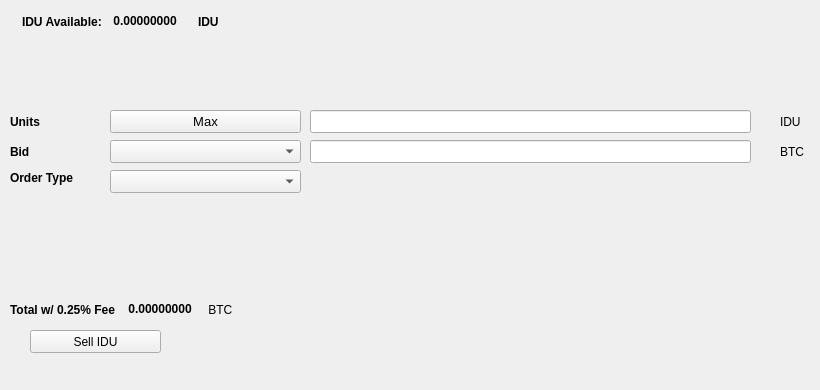
   <widget class="QWidget" name="SellTab">
    <attribute name="title">
     <string>Sell</string>
    </attribute>
    <widget class="QLabel" name="label_16">
     <property name="geometry">
      <rect>
       <x>780</x>
       <y>140</y>
       <width>31</width>
       <height>23</height>
      </rect>
     </property>
     <property name="text">
      <string>BTC</string>
     </property>
    </widget>
    <widget class="QComboBox" name="SellBidcomboBox">
     <property name="geometry">
      <rect>
       <x>110</x>
       <y>140</y>
       <width>191</width>
       <height>23</height>
      </rect>
     </property>
     <property name="font">
      <font>
       <pointsize>10</pointsize>
      </font>
     </property>
    </widget>
    <widget class="QLabel" name="label_18">
     <property name="geometry">
      <rect>
       <x>10</x>
       <y>110</y>
       <width>46</width>
       <height>23</height>
      </rect>
     </property>
     <property name="font">
      <font>
       <weight>75</weight>
       <bold>true</bold>
      </font>
     </property>
     <property name="text">
      <string>Units</string>
     </property>
    </widget>
    <widget class="QPushButton" name="Sell_Max_Amount">
     <property name="geometry">
      <rect>
       <x>110</x>
       <y>110</y>
       <width>191</width>
       <height>23</height>
      </rect>
     </property>
     <property name="font">
      <font>
       <pointsize>10</pointsize>
      </font>
     </property>
     <property name="text">
      <string>Max</string>
     </property>
    </widget>
    <widget class="QLabel" name="label_20">
     <property name="geometry">
      <rect>
       <x>10</x>
       <y>170</y>
       <width>91</width>
       <height>16</height>
      </rect>
     </property>
     <property name="font">
      <font>
       <weight>75</weight>
       <bold>true</bold>
      </font>
     </property>
     <property name="text">
      <string>Order Type</string>
     </property>
    </widget>
    <widget class="QComboBox" name="SellOrdertypeCombo">
     <property name="geometry">
      <rect>
       <x>110</x>
       <y>170</y>
       <width>191</width>
       <height>23</height>
      </rect>
     </property>
     <property name="font">
      <font>
       <pointsize>10</pointsize>
      </font>
     </property>
    </widget>
    <widget class="QLabel" name="label_21">
     <property name="geometry">
      <rect>
       <x>10</x>
       <y>140</y>
       <width>46</width>
       <height>23</height>
      </rect>
     </property>
     <property name="font">
      <font>
       <weight>75</weight>
       <bold>true</bold>
      </font>
     </property>
     <property name="text">
      <string>Bid</string>
     </property>
    </widget>
    <widget class="QLabel" name="label_22">
     <property name="geometry">
      <rect>
       <x>780</x>
       <y>110</y>
       <width>31</width>
       <height>23</height>
      </rect>
     </property>
     <property name="text">
      <string>IDU</string>
     </property>
    </widget>
    <widget class="QLineEdit" name="UnitsInputPIV">
     <property name="geometry">
      <rect>
       <x>310</x>
       <y>110</y>
       <width>441</width>
       <height>23</height>
      </rect>
     </property>
     <property name="font">
      <font>
       <pointsize>9</pointsize>
       <weight>75</weight>
       <bold>true</bold>
      </font>
     </property>
    </widget>
    <widget class="QLineEdit" name="SellBidPriceEdit">
     <property name="geometry">
      <rect>
       <x>310</x>
       <y>140</y>
       <width>441</width>
       <height>23</height>
      </rect>
     </property>
     <property name="font">
      <font>
       <pointsize>9</pointsize>
       <weight>75</weight>
       <bold>true</bold>
      </font>
     </property>
    </widget>
    <widget class="QPushButton" name="SellPIVBTN">
     <property name="geometry">
      <rect>
       <x>30</x>
       <y>330</y>
       <width>131</width>
       <height>23</height>
      </rect>
     </property>
     <property name="text">
      <string>Sell IDU</string>
     </property>
     <property name="icon">
      <iconset resource="../indium">
       <normaloff>:/icons/bitcoin</normaloff>:/icons/bitcoin</iconset>
     </property>
    </widget>
    <widget class="QWidget" name="layoutWidget3">
     <property name="geometry">
      <rect>
       <x>22</x>
       <y>12</y>
       <width>258</width>
       <height>19</height>
      </rect>
     </property>
     <layout class="QHBoxLayout" name="horizontalLayout">
      <item>
       <widget class="QLabel" name="label232_2">
        <property name="font">
         <font>
          <weight>75</weight>
          <bold>true</bold>
         </font>
        </property>
        <property name="text">
         <string>IDU Available:</string>
        </property>
       </widget>
      </item>
      <item>
       <widget class="QLabel" name="PIVAvailableLabel">
        <property name="palette">
         <palette>
          <active>
           <colorrole role="WindowText">
            <brush brushstyle="SolidPattern">
             <color alpha="255">
              <red>0</red>
              <green>0</green>
              <blue>0</blue>
             </color>
            </brush>
           </colorrole>
           <colorrole role="Button">
            <brush brushstyle="SolidPattern">
             <color alpha="255">
              <red>0</red>
              <green>170</green>
              <blue>0</blue>
             </color>
            </brush>
           </colorrole>
           <colorrole role="Light">
            <brush brushstyle="SolidPattern">
             <color alpha="255">
              <red>0</red>
              <green>255</green>
              <blue>0</blue>
             </color>
            </brush>
           </colorrole>
           <colorrole role="Midlight">
            <brush brushstyle="SolidPattern">
             <color alpha="255">
              <red>0</red>
              <green>212</green>
              <blue>0</blue>
             </color>
            </brush>
           </colorrole>
           <colorrole role="Dark">
            <brush brushstyle="SolidPattern">
             <color alpha="255">
              <red>0</red>
              <green>85</green>
              <blue>0</blue>
             </color>
            </brush>
           </colorrole>
           <colorrole role="Mid">
            <brush brushstyle="SolidPattern">
             <color alpha="255">
              <red>0</red>
              <green>113</green>
              <blue>0</blue>
             </color>
            </brush>
           </colorrole>
           <colorrole role="Text">
            <brush brushstyle="SolidPattern">
             <color alpha="255">
              <red>0</red>
              <green>170</green>
              <blue>0</blue>
             </color>
            </brush>
           </colorrole>
           <colorrole role="BrightText">
            <brush brushstyle="SolidPattern">
             <color alpha="255">
              <red>255</red>
              <green>255</green>
              <blue>255</blue>
             </color>
            </brush>
           </colorrole>
           <colorrole role="ButtonText">
            <brush brushstyle="SolidPattern">
             <color alpha="255">
              <red>0</red>
              <green>0</green>
              <blue>0</blue>
             </color>
            </brush>
           </colorrole>
           <colorrole role="Base">
            <brush brushstyle="SolidPattern">
             <color alpha="255">
              <red>255</red>
              <green>255</green>
              <blue>255</blue>
             </color>
            </brush>
           </colorrole>
           <colorrole role="Window">
            <brush brushstyle="SolidPattern">
             <color alpha="255">
              <red>0</red>
              <green>170</green>
              <blue>0</blue>
             </color>
            </brush>
           </colorrole>
           <colorrole role="Shadow">
            <brush brushstyle="SolidPattern">
             <color alpha="255">
              <red>0</red>
              <green>0</green>
              <blue>0</blue>
             </color>
            </brush>
           </colorrole>
           <colorrole role="AlternateBase">
            <brush brushstyle="SolidPattern">
             <color alpha="255">
              <red>127</red>
              <green>212</green>
              <blue>127</blue>
             </color>
            </brush>
           </colorrole>
           <colorrole role="ToolTipBase">
            <brush brushstyle="SolidPattern">
             <color alpha="255">
              <red>255</red>
              <green>255</green>
              <blue>220</blue>
             </color>
            </brush>
           </colorrole>
           <colorrole role="ToolTipText">
            <brush brushstyle="SolidPattern">
             <color alpha="255">
              <red>0</red>
              <green>0</green>
              <blue>0</blue>
             </color>
            </brush>
           </colorrole>
          </active>
          <inactive>
           <colorrole role="WindowText">
            <brush brushstyle="SolidPattern">
             <color alpha="255">
              <red>0</red>
              <green>0</green>
              <blue>0</blue>
             </color>
            </brush>
           </colorrole>
           <colorrole role="Button">
            <brush brushstyle="SolidPattern">
             <color alpha="255">
              <red>0</red>
              <green>170</green>
              <blue>0</blue>
             </color>
            </brush>
           </colorrole>
           <colorrole role="Light">
            <brush brushstyle="SolidPattern">
             <color alpha="255">
              <red>0</red>
              <green>255</green>
              <blue>0</blue>
             </color>
            </brush>
           </colorrole>
           <colorrole role="Midlight">
            <brush brushstyle="SolidPattern">
             <color alpha="255">
              <red>0</red>
              <green>212</green>
              <blue>0</blue>
             </color>
            </brush>
           </colorrole>
           <colorrole role="Dark">
            <brush brushstyle="SolidPattern">
             <color alpha="255">
              <red>0</red>
              <green>85</green>
              <blue>0</blue>
             </color>
            </brush>
           </colorrole>
           <colorrole role="Mid">
            <brush brushstyle="SolidPattern">
             <color alpha="255">
              <red>0</red>
              <green>113</green>
              <blue>0</blue>
             </color>
            </brush>
           </colorrole>
           <colorrole role="Text">
            <brush brushstyle="SolidPattern">
             <color alpha="255">
              <red>0</red>
              <green>170</green>
              <blue>0</blue>
             </color>
            </brush>
           </colorrole>
           <colorrole role="BrightText">
            <brush brushstyle="SolidPattern">
             <color alpha="255">
              <red>255</red>
              <green>255</green>
              <blue>255</blue>
             </color>
            </brush>
           </colorrole>
           <colorrole role="ButtonText">
            <brush brushstyle="SolidPattern">
             <color alpha="255">
              <red>0</red>
              <green>0</green>
              <blue>0</blue>
             </color>
            </brush>
           </colorrole>
           <colorrole role="Base">
            <brush brushstyle="SolidPattern">
             <color alpha="255">
              <red>255</red>
              <green>255</green>
              <blue>255</blue>
             </color>
            </brush>
           </colorrole>
           <colorrole role="Window">
            <brush brushstyle="SolidPattern">
             <color alpha="255">
              <red>0</red>
              <green>170</green>
              <blue>0</blue>
             </color>
            </brush>
           </colorrole>
           <colorrole role="Shadow">
            <brush brushstyle="SolidPattern">
             <color alpha="255">
              <red>0</red>
              <green>0</green>
              <blue>0</blue>
             </color>
            </brush>
           </colorrole>
           <colorrole role="AlternateBase">
            <brush brushstyle="SolidPattern">
             <color alpha="255">
              <red>127</red>
              <green>212</green>
              <blue>127</blue>
             </color>
            </brush>
           </colorrole>
           <colorrole role="ToolTipBase">
            <brush brushstyle="SolidPattern">
             <color alpha="255">
              <red>255</red>
              <green>255</green>
              <blue>220</blue>
             </color>
            </brush>
           </colorrole>
           <colorrole role="ToolTipText">
            <brush brushstyle="SolidPattern">
             <color alpha="255">
              <red>0</red>
              <green>0</green>
              <blue>0</blue>
             </color>
            </brush>
           </colorrole>
          </inactive>
          <disabled>
           <colorrole role="WindowText">
            <brush brushstyle="SolidPattern">
             <color alpha="255">
              <red>0</red>
              <green>85</green>
              <blue>0</blue>
             </color>
            </brush>
           </colorrole>
           <colorrole role="Button">
            <brush brushstyle="SolidPattern">
             <color alpha="255">
              <red>0</red>
              <green>170</green>
              <blue>0</blue>
             </color>
            </brush>
           </colorrole>
           <colorrole role="Light">
            <brush brushstyle="SolidPattern">
             <color alpha="255">
              <red>0</red>
              <green>255</green>
              <blue>0</blue>
             </color>
            </brush>
           </colorrole>
           <colorrole role="Midlight">
            <brush brushstyle="SolidPattern">
             <color alpha="255">
              <red>0</red>
              <green>212</green>
              <blue>0</blue>
             </color>
            </brush>
           </colorrole>
           <colorrole role="Dark">
            <brush brushstyle="SolidPattern">
             <color alpha="255">
              <red>0</red>
              <green>85</green>
              <blue>0</blue>
             </color>
            </brush>
           </colorrole>
           <colorrole role="Mid">
            <brush brushstyle="SolidPattern">
             <color alpha="255">
              <red>0</red>
              <green>113</green>
              <blue>0</blue>
             </color>
            </brush>
           </colorrole>
           <colorrole role="Text">
            <brush brushstyle="SolidPattern">
             <color alpha="255">
              <red>0</red>
              <green>85</green>
              <blue>0</blue>
             </color>
            </brush>
           </colorrole>
           <colorrole role="BrightText">
            <brush brushstyle="SolidPattern">
             <color alpha="255">
              <red>255</red>
              <green>255</green>
              <blue>255</blue>
             </color>
            </brush>
           </colorrole>
           <colorrole role="ButtonText">
            <brush brushstyle="SolidPattern">
             <color alpha="255">
              <red>0</red>
              <green>85</green>
              <blue>0</blue>
             </color>
            </brush>
           </colorrole>
           <colorrole role="Base">
            <brush brushstyle="SolidPattern">
             <color alpha="255">
              <red>0</red>
              <green>170</green>
              <blue>0</blue>
             </color>
            </brush>
           </colorrole>
           <colorrole role="Window">
            <brush brushstyle="SolidPattern">
             <color alpha="255">
              <red>0</red>
              <green>170</green>
              <blue>0</blue>
             </color>
            </brush>
           </colorrole>
           <colorrole role="Shadow">
            <brush brushstyle="SolidPattern">
             <color alpha="255">
              <red>0</red>
              <green>0</green>
              <blue>0</blue>
             </color>
            </brush>
           </colorrole>
           <colorrole role="AlternateBase">
            <brush brushstyle="SolidPattern">
             <color alpha="255">
              <red>0</red>
              <green>170</green>
              <blue>0</blue>
             </color>
            </brush>
           </colorrole>
           <colorrole role="ToolTipBase">
            <brush brushstyle="SolidPattern">
             <color alpha="255">
              <red>255</red>
              <green>255</green>
              <blue>220</blue>
             </color>
            </brush>
           </colorrole>
           <colorrole role="ToolTipText">
            <brush brushstyle="SolidPattern">
             <color alpha="255">
              <red>0</red>
              <green>0</green>
              <blue>0</blue>
             </color>
            </brush>
           </colorrole>
          </disabled>
         </palette>
        </property>
        <property name="font">
         <font>
          <weight>75</weight>
          <bold>true</bold>
         </font>
        </property>
        <property name="text">
         <string> 0.00000000 </string>
        </property>
        <property name="textInteractionFlags">
         <set>Qt::LinksAccessibleByMouse|Qt::TextSelectableByKeyboard|Qt::TextSelectableByMouse</set>
        </property>
       </widget>
      </item>
      <item>
       <widget class="QLabel" name="labelPIV">
        <property name="font">
         <font>
          <weight>75</weight>
          <bold>true</bold>
         </font>
        </property>
        <property name="text">
         <string>IDU</string>
        </property>
       </widget>
      </item>
     </layout>
    </widget>
    <widget class="QWidget" name="layoutWidget">
     <property name="geometry">
      <rect>
       <x>10</x>
       <y>300</y>
       <width>268</width>
       <height>19</height>
      </rect>
     </property>
     <layout class="QHBoxLayout" name="horizontalLayout_2">
      <item>
       <widget class="QLabel" name="label_19">
        <property name="font">
         <font>
          <weight>75</weight>
          <bold>true</bold>
         </font>
        </property>
        <property name="text">
         <string>Total w/ 0.25% Fee </string>
        </property>
       </widget>
      </item>
      <item>
       <widget class="QLabel" name="SellCostLabel">
        <property name="palette">
         <palette>
          <active>
           <colorrole role="WindowText">
            <brush brushstyle="SolidPattern">
             <color alpha="255">
              <red>0</red>
              <green>0</green>
              <blue>0</blue>
             </color>
            </brush>
           </colorrole>
           <colorrole role="Button">
            <brush brushstyle="SolidPattern">
             <color alpha="255">
              <red>0</red>
              <green>170</green>
              <blue>0</blue>
             </color>
            </brush>
           </colorrole>
           <colorrole role="Light">
            <brush brushstyle="SolidPattern">
             <color alpha="255">
              <red>0</red>
              <green>255</green>
              <blue>0</blue>
             </color>
            </brush>
           </colorrole>
           <colorrole role="Midlight">
            <brush brushstyle="SolidPattern">
             <color alpha="255">
              <red>0</red>
              <green>212</green>
              <blue>0</blue>
             </color>
            </brush>
           </colorrole>
           <colorrole role="Dark">
            <brush brushstyle="SolidPattern">
             <color alpha="255">
              <red>0</red>
              <green>85</green>
              <blue>0</blue>
             </color>
            </brush>
           </colorrole>
           <colorrole role="Mid">
            <brush brushstyle="SolidPattern">
             <color alpha="255">
              <red>0</red>
              <green>113</green>
              <blue>0</blue>
             </color>
            </brush>
           </colorrole>
           <colorrole role="Text">
            <brush brushstyle="SolidPattern">
             <color alpha="255">
              <red>0</red>
              <green>170</green>
              <blue>0</blue>
             </color>
            </brush>
           </colorrole>
           <colorrole role="BrightText">
            <brush brushstyle="SolidPattern">
             <color alpha="255">
              <red>255</red>
              <green>255</green>
              <blue>255</blue>
             </color>
            </brush>
           </colorrole>
           <colorrole role="ButtonText">
            <brush brushstyle="SolidPattern">
             <color alpha="255">
              <red>0</red>
              <green>0</green>
              <blue>0</blue>
             </color>
            </brush>
           </colorrole>
           <colorrole role="Base">
            <brush brushstyle="SolidPattern">
             <color alpha="255">
              <red>255</red>
              <green>255</green>
              <blue>255</blue>
             </color>
            </brush>
           </colorrole>
           <colorrole role="Window">
            <brush brushstyle="SolidPattern">
             <color alpha="255">
              <red>0</red>
              <green>170</green>
              <blue>0</blue>
             </color>
            </brush>
           </colorrole>
           <colorrole role="Shadow">
            <brush brushstyle="SolidPattern">
             <color alpha="255">
              <red>0</red>
              <green>0</green>
              <blue>0</blue>
             </color>
            </brush>
           </colorrole>
           <colorrole role="AlternateBase">
            <brush brushstyle="SolidPattern">
             <color alpha="255">
              <red>127</red>
              <green>212</green>
              <blue>127</blue>
             </color>
            </brush>
           </colorrole>
           <colorrole role="ToolTipBase">
            <brush brushstyle="SolidPattern">
             <color alpha="255">
              <red>255</red>
              <green>255</green>
              <blue>220</blue>
             </color>
            </brush>
           </colorrole>
           <colorrole role="ToolTipText">
            <brush brushstyle="SolidPattern">
             <color alpha="255">
              <red>0</red>
              <green>0</green>
              <blue>0</blue>
             </color>
            </brush>
           </colorrole>
          </active>
          <inactive>
           <colorrole role="WindowText">
            <brush brushstyle="SolidPattern">
             <color alpha="255">
              <red>0</red>
              <green>0</green>
              <blue>0</blue>
             </color>
            </brush>
           </colorrole>
           <colorrole role="Button">
            <brush brushstyle="SolidPattern">
             <color alpha="255">
              <red>0</red>
              <green>170</green>
              <blue>0</blue>
             </color>
            </brush>
           </colorrole>
           <colorrole role="Light">
            <brush brushstyle="SolidPattern">
             <color alpha="255">
              <red>0</red>
              <green>255</green>
              <blue>0</blue>
             </color>
            </brush>
           </colorrole>
           <colorrole role="Midlight">
            <brush brushstyle="SolidPattern">
             <color alpha="255">
              <red>0</red>
              <green>212</green>
              <blue>0</blue>
             </color>
            </brush>
           </colorrole>
           <colorrole role="Dark">
            <brush brushstyle="SolidPattern">
             <color alpha="255">
              <red>0</red>
              <green>85</green>
              <blue>0</blue>
             </color>
            </brush>
           </colorrole>
           <colorrole role="Mid">
            <brush brushstyle="SolidPattern">
             <color alpha="255">
              <red>0</red>
              <green>113</green>
              <blue>0</blue>
             </color>
            </brush>
           </colorrole>
           <colorrole role="Text">
            <brush brushstyle="SolidPattern">
             <color alpha="255">
              <red>0</red>
              <green>170</green>
              <blue>0</blue>
             </color>
            </brush>
           </colorrole>
           <colorrole role="BrightText">
            <brush brushstyle="SolidPattern">
             <color alpha="255">
              <red>255</red>
              <green>255</green>
              <blue>255</blue>
             </color>
            </brush>
           </colorrole>
           <colorrole role="ButtonText">
            <brush brushstyle="SolidPattern">
             <color alpha="255">
              <red>0</red>
              <green>0</green>
              <blue>0</blue>
             </color>
            </brush>
           </colorrole>
           <colorrole role="Base">
            <brush brushstyle="SolidPattern">
             <color alpha="255">
              <red>255</red>
              <green>255</green>
              <blue>255</blue>
             </color>
            </brush>
           </colorrole>
           <colorrole role="Window">
            <brush brushstyle="SolidPattern">
             <color alpha="255">
              <red>0</red>
              <green>170</green>
              <blue>0</blue>
             </color>
            </brush>
           </colorrole>
           <colorrole role="Shadow">
            <brush brushstyle="SolidPattern">
             <color alpha="255">
              <red>0</red>
              <green>0</green>
              <blue>0</blue>
             </color>
            </brush>
           </colorrole>
           <colorrole role="AlternateBase">
            <brush brushstyle="SolidPattern">
             <color alpha="255">
              <red>127</red>
              <green>212</green>
              <blue>127</blue>
             </color>
            </brush>
           </colorrole>
           <colorrole role="ToolTipBase">
            <brush brushstyle="SolidPattern">
             <color alpha="255">
              <red>255</red>
              <green>255</green>
              <blue>220</blue>
             </color>
            </brush>
           </colorrole>
           <colorrole role="ToolTipText">
            <brush brushstyle="SolidPattern">
             <color alpha="255">
              <red>0</red>
              <green>0</green>
              <blue>0</blue>
             </color>
            </brush>
           </colorrole>
          </inactive>
          <disabled>
           <colorrole role="WindowText">
            <brush brushstyle="SolidPattern">
             <color alpha="255">
              <red>0</red>
              <green>85</green>
              <blue>0</blue>
             </color>
            </brush>
           </colorrole>
           <colorrole role="Button">
            <brush brushstyle="SolidPattern">
             <color alpha="255">
              <red>0</red>
              <green>170</green>
              <blue>0</blue>
             </color>
            </brush>
           </colorrole>
           <colorrole role="Light">
            <brush brushstyle="SolidPattern">
             <color alpha="255">
              <red>0</red>
              <green>255</green>
              <blue>0</blue>
             </color>
            </brush>
           </colorrole>
           <colorrole role="Midlight">
            <brush brushstyle="SolidPattern">
             <color alpha="255">
              <red>0</red>
              <green>212</green>
              <blue>0</blue>
             </color>
            </brush>
           </colorrole>
           <colorrole role="Dark">
            <brush brushstyle="SolidPattern">
             <color alpha="255">
              <red>0</red>
              <green>85</green>
              <blue>0</blue>
             </color>
            </brush>
           </colorrole>
           <colorrole role="Mid">
            <brush brushstyle="SolidPattern">
             <color alpha="255">
              <red>0</red>
              <green>113</green>
              <blue>0</blue>
             </color>
            </brush>
           </colorrole>
           <colorrole role="Text">
            <brush brushstyle="SolidPattern">
             <color alpha="255">
              <red>0</red>
              <green>85</green>
              <blue>0</blue>
             </color>
            </brush>
           </colorrole>
           <colorrole role="BrightText">
            <brush brushstyle="SolidPattern">
             <color alpha="255">
              <red>255</red>
              <green>255</green>
              <blue>255</blue>
             </color>
            </brush>
           </colorrole>
           <colorrole role="ButtonText">
            <brush brushstyle="SolidPattern">
             <color alpha="255">
              <red>0</red>
              <green>85</green>
              <blue>0</blue>
             </color>
            </brush>
           </colorrole>
           <colorrole role="Base">
            <brush brushstyle="SolidPattern">
             <color alpha="255">
              <red>0</red>
              <green>170</green>
              <blue>0</blue>
             </color>
            </brush>
           </colorrole>
           <colorrole role="Window">
            <brush brushstyle="SolidPattern">
             <color alpha="255">
              <red>0</red>
              <green>170</green>
              <blue>0</blue>
             </color>
            </brush>
           </colorrole>
           <colorrole role="Shadow">
            <brush brushstyle="SolidPattern">
             <color alpha="255">
              <red>0</red>
              <green>0</green>
              <blue>0</blue>
             </color>
            </brush>
           </colorrole>
           <colorrole role="AlternateBase">
            <brush brushstyle="SolidPattern">
             <color alpha="255">
              <red>0</red>
              <green>170</green>
              <blue>0</blue>
             </color>
            </brush>
           </colorrole>
           <colorrole role="ToolTipBase">
            <brush brushstyle="SolidPattern">
             <color alpha="255">
              <red>255</red>
              <green>255</green>
              <blue>220</blue>
             </color>
            </brush>
           </colorrole>
           <colorrole role="ToolTipText">
            <brush brushstyle="SolidPattern">
             <color alpha="255">
              <red>0</red>
              <green>0</green>
              <blue>0</blue>
             </color>
            </brush>
           </colorrole>
          </disabled>
         </palette>
        </property>
        <property name="font">
         <font>
          <weight>75</weight>
          <bold>true</bold>
         </font>
        </property>
        <property name="autoFillBackground">
         <bool>false</bool>
        </property>
        <property name="text">
         <string> 0.00000000</string>
        </property>
        <property name="textInteractionFlags">
         <set>Qt::LinksAccessibleByMouse|Qt::TextSelectableByMouse</set>
        </property>
       </widget>
      </item>
      <item>
       <widget class="QLabel" name="label_17">
        <property name="font">
         <font>
          <weight>50</weight>
          <bold>false</bold>
         </font>
        </property>
        <property name="text">
         <string> BTC</string>
        </property>
       </widget>
      </item>
     </layout>
    </widget>
    <widget class="QLabel" name="label_23">
     <property name="geometry">
      <rect>
       <x>460</x>
       <y>300</y>
       <width>281</width>
       <height>81</height>
      </rect>
     </property>
     <property name="text">
      <string/>
     </property>
     <property name="pixmap">
      <pixmap>:/images/bittrex</pixmap>
     </property>
    </widget>
   </widget>
